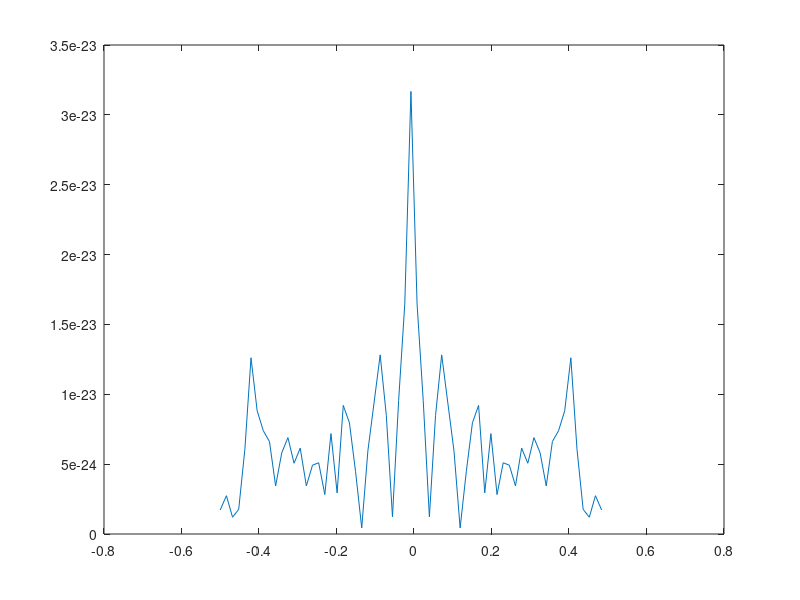

Recreate this plot in MATLAB.
x = [0:0.1:2*pi];
y = sin(400*pi*x).*(sin(200*pi*x)+2*sin(400*pi*x));
z = fft(y);
z = fftshift(z);
N = length(y);
f = [-N/2:N/2-1]/N;
plot(f,abs(z))